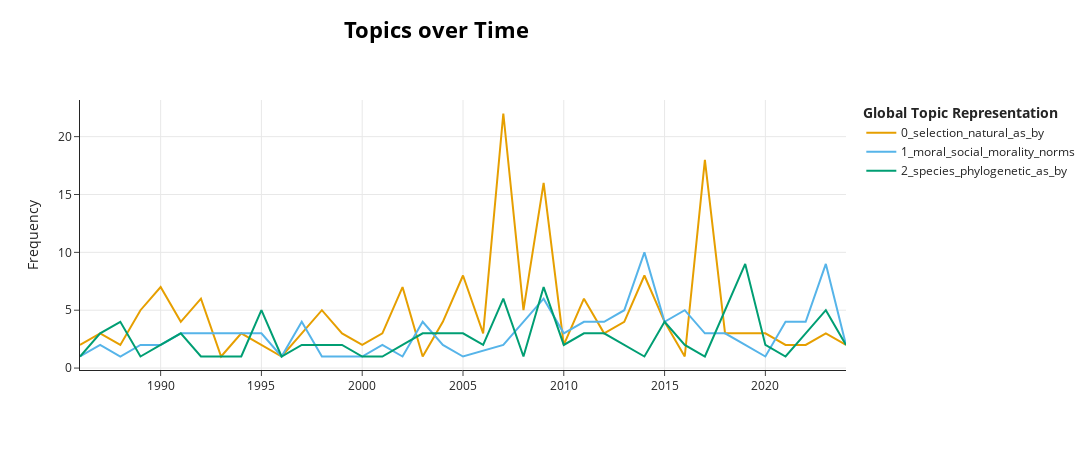

Write notebook code for a chart like this one.
### Code cell
timestamps = df.year.to_list()
topics_over_time = topic_model.topics_over_time(docs, timestamps)
topics_over_time


topic_model.visualize_topics_over_time(topics_over_time, top_n_topics=3)

### Figure 1 — Plotly figure (JSON) as saved in the notebook; plotly's stock layout.template omitted (floating-point values rounded to 4 significant figures)
{"data": [{"hoverinfo": "text", "hovertext": ["<b>Topic 0</b><br>Words: theory, principle, critics, fittest, survival", "<b>Topic 0</b><br>Words: mendelian, chromosome, program, theory, 1987", "<b>Topic 0</b><br>Words: theory, conceptual, mechanism, systems, natural", "<b>Topic 0</b><br>Words: theory, selection, biological, natural, systems", "<b>Topic 0</b><br>Words: causes, ultimate, mendel, 1990, traits", "<b>Topic 0</b><br>Words: fitness, selection, can, 1991, offspring", "<b>Topic 0</b><br>Words: selection, interaction, energy, 1992, genetic", "<b>Topic 0</b><br>Words: genetic, variability, acuity, variation, intelligence", "<b>Topic 0</b><br>Words: hull, selection, function, scientific, functions", "<b>Topic 0</b><br>Words: global, dynamics, operations, coordination, local", "<b>Topic 0</b><br>Words: sober, adaptationism, strategy, hypothesis, invoke", "<b>Topic 0</b><br>Words: genic, selection, off, screening, my", "<b>Topic 0</b><br>Words: decomposable, simon, evolution, genetic, selectionism", "<b>Topic 0</b><br>Words: selection, sober, if, preadaptation, unique", "<b>Topic 0</b><br>Words: history, selection, life, progress, failure", "<b>Topic 0</b><br>Words: dominance, selection, as, organic, was", "<b>Topic 0</b><br>Words: selection, debates, adaptationists, it, statistical", "<b>Topic 0</b><br>Words: homosexual, homosexuality, puzzled, females, hypervariability", "<b>Topic 0</b><br>Words: selection, evolution, phenotype, fitness, dawkins", "<b>Topic 0</b><br>Words: selection, trade, offs, 2005, fitness", "<b>Topic 0</b><br>Words: nest, causal, variance, selection, natural", "<b>Topic 0</b><br>Words: selection, population, natural, theory, genetics", "<b>Topic 0</b><br>Words: wright, metaphor, dominance, landscapes, am", "<b>Topic 0</b><br>Words: selection, natural, design, evolution, by", "<b>Topic 0</b><br>Words: diseases, genetic, common, disease, variation", "<b>Topic 0</b><br>Words: darwinian, population, theorem, gould, meester", "<b>Topic 0</b><br>Words: gers, individuals, generations, tokens, karyogamy", "<b>Topic 0</b><br>Words: selection, population, drift, natural, product", "<b>Topic 0</b><br>Words: project, selection, design, natural, formal", "<b>Topic 0</b><br>Words: priori, ns, sober, hereditarian, explanatory", "<b>Topic 0</b><br>Words: drift, selection, explanations, arguments, explanatory", "<b>Topic 0</b><br>Words: selection, fitness, we, evolutionary, natural", "<b>Topic 0</b><br>Words: causalism, inheritance, otsuka, selection, natural", "<b>Topic 0</b><br>Words: regression, lamarckian, cas, crispr, koonin", "<b>Topic 0</b><br>Words: aging, contingency, sources, be, strength", "<b>Topic 0</b><br>Words: explanations, view, saes, msae, statistically", "<b>Topic 0</b><br>Words: fitness, measure, mean, offspring, geometric", "<b>Topic 0</b><br>Words: gradualism, mutation, directed, selection, fisher", "<b>Topic 0</b><br>Words: reproductive, selection, relational, modes, traits"], "marker": {"color": "#E69F00"}, "mode": "lines", "name": "0_selection_natural_as_by", "type": "scatter", "x": [1986, 1987, 1988, 1989, 1990, 1991, 1992, 1993, 1994, 1995, 1996, 1997, 1998, 1999, 2000, 2001, 2002, 2003, 2004, 2005, 2006, 2007, 2008, 2009, 2010, 2011, 2012, 2013, 2014, 2015, 2016, 2017, 2018, 2019, 2020, 2021, 2022, 2023, 2024], "y": [2, 3, 2, 5, 7, 4, 6, 1, 3, 2, 1, 3, 5, 3, 2, 3, 7, 1, 4, 8, 3, 22, 5, 16, 2, 6, 3, 4, 8, 4, 1, 18, 3, 3, 3, 2, 2, 3, 2]}, {"hoverinfo": "text", "hovertext": ["<b>Topic 1</b><br>Words: products, views, semiscience, holders, sketched", "<b>Topic 1</b><br>Words: norms, moral, ethical, human, ethics", "<b>Topic 1</b><br>Words: harman, cognitivists, values, facts, theories", "<b>Topic 1</b><br>Words: human, social, 1989, behavior, uninteresting", "<b>Topic 1</b><br>Words: moral, richards, ruse, ethical, naturalistic", "<b>Topic 1</b><br>Words: naturalistic, moral, fallacy, properties, ruse", "<b>Topic 1</b><br>Words: moral, nonmoral, innate, constraints, morality", "<b>Topic 1</b><br>Words: moral, ruse, morality, hobbes, authority", "<b>Topic 1</b><br>Words: moral, gibbard, theory, judgments, morality", "<b>Topic 1</b><br>Words: ruse, illusion, moral, woolcock, objectivity", "<b>Topic 1</b><br>Words: moral, metaethics, ethics, evolutionary, morality", "<b>Topic 1</b><br>Words: inhibitions, prohibitions, cause, pronged, raison", "<b>Topic 1</b><br>Words: reasons, justifying, objectivity, moral, ruse", "<b>Topic 1</b><br>Words: moral, predicted, ought, richards, ethics", "<b>Topic 1</b><br>Words: rationally, rational, norms, adult, theorist", "<b>Topic 1</b><br>Words: moral, morality, shown, judgements, behaviors", "<b>Topic 1</b><br>Words: play, animals, social, fairly, moral", "<b>Topic 1</b><br>Words: moral, compliance, account, reciprocity, punishment", "<b>Topic 1</b><br>Words: ethics, normative, moral, norms, evolutionary", "<b>Topic 1</b><br>Words: norms, moral, behavior, ethics, social", "<b>Topic 1</b><br>Words: sidgwick, moral, social, culture, human", "<b>Topic 1</b><br>Words: moral, social, norms, chimpanzees, sympathy", "<b>Topic 1</b><br>Words: moral, relativism, animals, nesse, research", "<b>Topic 1</b><br>Words: moral, culture, animals, clark, oxford", "<b>Topic 1</b><br>Words: moral, social, morality, judgments, norms", "<b>Topic 1</b><br>Words: moral, disgust, attribute, animals, by", "<b>Topic 1</b><br>Words: moral, reason, ethics, normative, social", "<b>Topic 1</b><br>Words: morality, moral, deception, self, animal", "<b>Topic 1</b><br>Words: moral, sympathy, norms, de, waal", "<b>Topic 1</b><br>Words: norms, honor, facial, social, moral", "<b>Topic 1</b><br>Words: chimpanzees, normativity, norms, social, normative", "<b>Topic 1</b><br>Words: moral, assessments, shelter, personality, norms", "<b>Topic 1</b><br>Words: care, norms, faces, moral, social", "<b>Topic 1</b><br>Words: moral, social, animals, we, welfare", "<b>Topic 1</b><br>Words: normativity, behaviours, teaching, children, normative"], "marker": {"color": "#56B4E9"}, "mode": "lines", "name": "1_moral_social_morality_norms", "type": "scatter", "x": [1986, 1987, 1988, 1989, 1990, 1991, 1992, 1993, 1995, 1996, 1997, 1998, 2000, 2001, 2002, 2003, 2004, 2005, 2007, 2009, 2010, 2011, 2012, 2013, 2014, 2015, 2016, 2017, 2018, 2019, 2020, 2021, 2022, 2023, 2024], "y": [1, 2, 1, 2, 2, 3, 3, 3, 3, 1, 4, 1, 1, 2, 1, 4, 2, 1, 2, 6, 3, 4, 4, 5, 10, 4, 5, 3, 3, 2, 1, 4, 4, 9, 2]}, {"hoverinfo": "text", "hovertext": ["<b>Topic 2</b><br>Words: darwin, was, variation, theory, his", "<b>Topic 2</b><br>Words: species, concept, units, biological, nested", "<b>Topic 2</b><br>Words: punctuation, species, isolating, pattern, 1988", "<b>Topic 2</b><br>Words: species, cladistic, concept, event, speciation", "<b>Topic 2</b><br>Words: species, cladistic, definition, speciation, historical", "<b>Topic 2</b><br>Words: species, set, representations, sets, dimensional", "<b>Topic 2</b><br>Words: names, taxon, definitions, phylogenetic, taxonomy", "<b>Topic 2</b><br>Words: homology, concept, categories, structures, four", "<b>Topic 2</b><br>Words: mayr, his, history, systematics, expedition", "<b>Topic 2</b><br>Words: species, belief, parallelism, threefold, classifications", "<b>Topic 2</b><br>Words: species, buffon, logical, signification, descent", "<b>Topic 2</b><br>Words: units, rules, classification, system, linnaean", "<b>Topic 2</b><br>Words: names, gayon, species, clade, definite", "<b>Topic 2</b><br>Words: monophyletic, yes, origins, both, probably", "<b>Topic 2</b><br>Words: deme, gilmour, was, huxley, systematics", "<b>Topic 2</b><br>Words: kinship, specimens, hull, kripke, inquires", "<b>Topic 2</b><br>Words: species, horizontal, entity, diachronic, synchronic", "<b>Topic 2</b><br>Words: species, type, biospecies, clades, arises", "<b>Topic 2</b><br>Words: species, data, fields, fossil, sums", "<b>Topic 2</b><br>Words: species, homeostatic, parsimony, cluster, taxa", "<b>Topic 2</b><br>Words: rte, species, ip, phylogenetic, by", "<b>Topic 2</b><br>Words: species, character, phylogenetic, race, systematists", "<b>Topic 2</b><br>Words: priors, yule, trees, methods, modifications", "<b>Topic 2</b><br>Words: species, phylogenetic, groups, monophyletic, be", "<b>Topic 2</b><br>Words: species, pattern, versus, tree, darwin", "<b>Topic 2</b><br>Words: hpc, probabilities, prior, phylogenetic, species", "<b>Topic 2</b><br>Words: species, specimen, richards, type, clear", "<b>Topic 2</b><br>Words: phylogeography, biology, played, fields, primary", "<b>Topic 2</b><br>Words: type, species, taxon, scaffolding, taxonomic", "<b>Topic 2</b><br>Words: star, bayesian, tree, paradox, thesis", "<b>Topic 2</b><br>Words: distinct, term, cladist, understandings, contexts", "<b>Topic 2</b><br>Words: common, cluster, universal, ancestry, partly", "<b>Topic 2</b><br>Words: species, fossil, fossils, data, as", "<b>Topic 2</b><br>Words: cladistic, homology, sequence, metrology, dynamic", "<b>Topic 2</b><br>Words: living, misreading, categorizing, associated, fossils", "<b>Topic 2</b><br>Words: birds, msrp, molecular, phylogenetics, demography", "<b>Topic 2</b><br>Words: barcoding, species, classification, classificatory, we", "<b>Topic 2</b><br>Words: analogues, using, fossil, anomaly, iterative"], "marker": {"color": "#009E73"}, "mode": "lines", "name": "2_species_phylogenetic_as_by", "type": "scatter", "x": [1986, 1987, 1988, 1989, 1990, 1991, 1992, 1993, 1994, 1995, 1996, 1997, 1998, 1999, 2000, 2001, 2002, 2003, 2004, 2005, 2006, 2007, 2008, 2009, 2010, 2011, 2012, 2014, 2015, 2016, 2017, 2018, 2019, 2020, 2021, 2022, 2023, 2024], "y": [1, 3, 4, 1, 2, 3, 1, 1, 1, 5, 1, 2, 2, 2, 1, 1, 2, 3, 3, 3, 2, 6, 1, 7, 2, 3, 3, 1, 4, 2, 1, 5, 9, 2, 1, 3, 5, 2]}], "layout": {"height": 450, "hoverlabel": {"bgcolor": "white", "font": {"family": "Rockwell", "size": 16}}, "legend": {"title": {"text": "<b>Global Topic Representation"}}, "title": {"font": {"color": "Black", "size": 22}, "text": "<b>Topics over Time</b>", "x": 0.4, "xanchor": "center", "y": 0.95, "yanchor": "top"}, "width": 1250, "xaxis": {"showgrid": true}, "yaxis": {"showgrid": true, "title": {"text": "Frequency"}}}}
